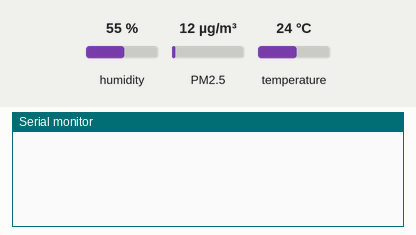
The sketch below on a simulated Arduino Uno, built with avr-gcc and run on an emulated ATmega328P. Parts: the last lines printed to the serial monitor. Wiring (inferred from the names in the program): dust sensor: data pin 8. The test bench sets the inputs (shaded band); at power-on: humidity 55 %, temperature 24 °C, PM2.5 12 µg/m³.

Above: at 1.2 s.
1.3 s: humidity set to 22 %
At 2.8 s:
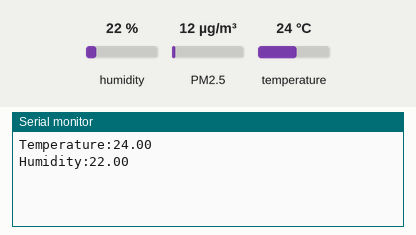
3.7 s: temperature set to 12 °C
At 5.0 s:
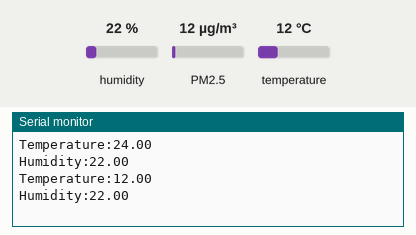
5.2 s: humidity set to 40 %
At 7.3 s:
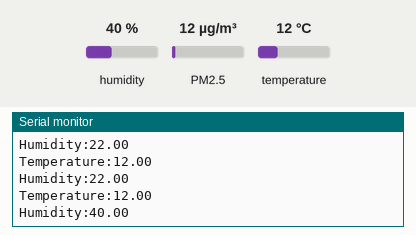

The sketch:

sketch_dec01a.ino
```cpp
#include "DHT.h"

#define DHTPIN 2
#define DHTTYPE DHT22
#define PPDPIN 8

DHT dht(DHTPIN, DHTTYPE);

unsigned long ppdDuration;
unsigned long ppdStartTime;
unsigned long dhtStartTime;
unsigned long ppdSampleTime = 30000; // 30s
unsigned long dhtSampleTime = 2000;
unsigned long ppdLowPulseOccupancy = 0;
float ppdRatio = 0;
float ppdConcentration = 0;

void setup() {
  Serial.begin(9600);
  dht.begin();
  pinMode(PPDPIN, INPUT);
  ppdStartTime = millis();
  dhtStartTime = millis();
}

void loop() {
  ppdDuration = pulseIn(PPDPIN, LOW);
  ppdLowPulseOccupancy = ppdLowPulseOccupancy + ppdDuration;

  if ((millis() - ppdStartTime) > ppdSampleTime) {
    ppdRatio = ppdLowPulseOccupancy/(ppdSampleTime*10.0);
    ppdConcentration = 1.1*pow(ppdRatio, 3) + 520*ppdRatio + 0.62; // use this concentration

    Serial.print("PM:");
    Serial.print(ppdConcentration);
    Serial.print("\n");

    ppdLowPulseOccupancy = 0;
    ppdStartTime = millis();
  }

  if ((millis() - dhtStartTime) > dhtSampleTime) {
    float humidity = dht.readHumidity(); // use this humidity
    float temperature = dht.readTemperature(); // use this temperature

    if (isnan(humidity) || isnan(temperature)) {
      return;
    }

    Serial.print("Temperature:");
    Serial.print(temperature);
    Serial.print("\n");
    Serial.print("Humidity:");
    Serial.print(humidity);
    Serial.print("\n");

    dhtStartTime = millis();
  }
}
```

Measured:
- after the input at 1.3 s, the serial monitor: prints a new line after 0.92 s (image 1)
- after the input at 3.7 s, the serial monitor: prints a new line after 0.71 s (image 2)
- after the input at 5.2 s, the serial monitor: prints a new line after 1.4 s (image 3)
